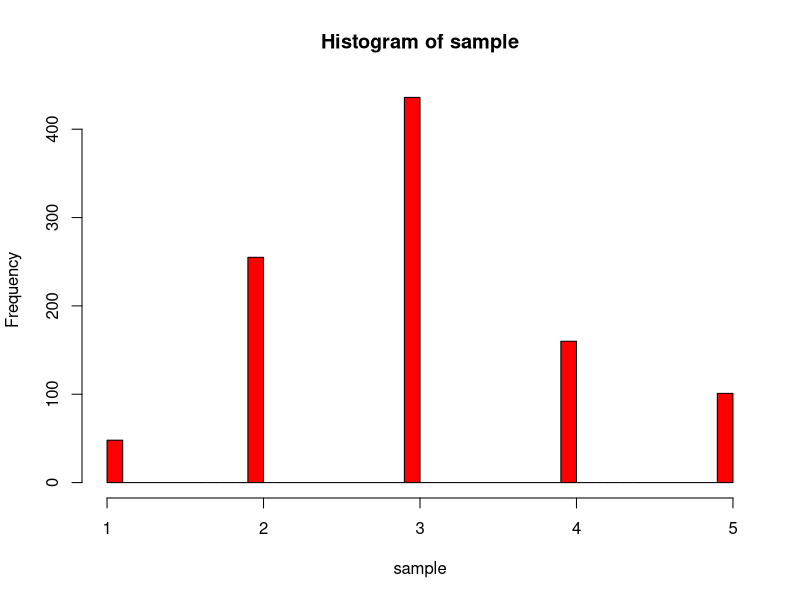

The R script that drew this image:
n<-1000
dist<-c(0.05,0.25,0.45,0.15,0.1)
cdf<-c(0.05,0.25,0.45,0.15,0.1)
sample<-vector(length=n)

fInv<-function(x)
{
	i<-1
	while(cdf[i]<=x)
	{
		i<-i+1
		print(i)
	}
	return( i)
}

for(i in 2:5)
{
	cdf[i]<-cdf[i]+cdf[i-1]
}

for(i in 1:n)
{
	sample[i]=fInv(runif(1))
}

png("que3_in_R.png")
hist(sample,breaks=50,col="red",plot=TRUE)

print(sample)

cat("\n")
cat("\nMean: ",mean(sample),"\n")
cat("Variance: ",var(sample),"\n")
cat("Max: ",max(sample),"\n")
cat("Min: ",min(sample),"\n")

